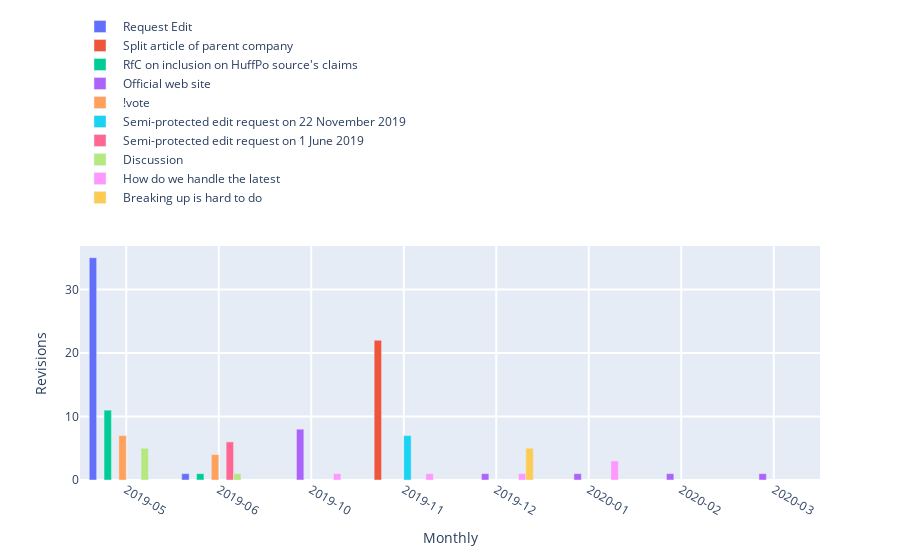

Notebook cell for this chart:
### Markdown cell above
<span style="color: #626262"> Try yourself! This is what will happen when you click 'Load Topics' button: </span>

### Code cell
### --------------------------------------------------------------------------- ###
### TRY YOURSELF! THIS IS WHAT WILL HAPPEN WHEN YOU CLICK 'Show Topics' BUTTON  ###
### --------------------------------------------------------------------------- ###

## This is the page you used ##
print('The page that is being used:', the_talk_page['title'])
print(f"Time range from {talk_content['year_month'].iloc[-1].date()} to {talk_content['year_month'].iloc[0].date()}")

#initiate a topics listener
topics_listener = TopicsListener(talk_content)

#get a dataframe with topics and action_types
wikipediadv_ins = WikipediaDV(WikipediaAPI(lng=abbreviation(languageSelection.value)))
topic_df = topics_listener.extract_topics(wikipediadv_ins)
if len(topic_df) == 0:
    print("There is no topics here!")
else:
    display(qgrid.show_grid(topic_df))

    # Visualization
    begin_date = talk_content['year_month'].iloc[-1]  # date(xxxx.xx.xx)
    end_date = talk_content['year_month'].iloc[0]  # date(xxxx.xx.xx)
    granularity = 'Monthly'

    topics_listener.listen(
        begin = begin_date,
        end = end_date,
        granularity = granularity)

### Figure 1 — Plotly figure (JSON) as saved in the notebook; plotly's stock layout.template omitted (floating-point values rounded to 4 significant figures)
{"data": [{"name": " Request Edit ", "type": "bar", "x": ["2019-05", "2019-06"], "y": [35, 1]}, {"name": " Split article of parent company ", "type": "bar", "x": ["2019-11"], "y": [22]}, {"name": " RfC on inclusion on HuffPo source's claims ", "type": "bar", "x": ["2019-05", "2019-06"], "y": [11, 1]}, {"name": " Official web site ", "type": "bar", "x": ["2019-10", "2019-12", "2020-01", "2020-02", "2020-03"], "y": [8, 1, 1, 1, 1]}, {"name": " !vote ", "type": "bar", "x": ["2019-05", "2019-06"], "y": [7, 4]}, {"name": " Semi-protected edit request on 22 November 2019 ", "type": "bar", "x": ["2019-11"], "y": [7]}, {"name": " Semi-protected edit request on 1 June 2019 ", "type": "bar", "x": ["2019-06"], "y": [6]}, {"name": " Discussion ", "type": "bar", "x": ["2019-05", "2019-06"], "y": [5, 1]}, {"name": " How do we handle the latest ", "type": "bar", "x": ["2019-10", "2019-11", "2019-12", "2020-01"], "y": [1, 1, 1, 3]}, {"name": " Breaking up is hard to do ", "type": "bar", "x": ["2019-12"], "y": [5]}], "layout": {"barmode": "group", "hovermode": "closest", "legend": {"x": 0, "y": 2}, "showlegend": true, "xaxis": {"categoryorder": "category ascending", "gridwidth": 2, "nticks": 15, "tickangle": 30, "ticklen": 5, "tickmode": "auto", "title": {"text": "Monthly"}, "type": "category", "zeroline": true}, "yaxis": {"gridwidth": 2, "ticklen": 5, "title": {"text": "Revisions"}}}}
